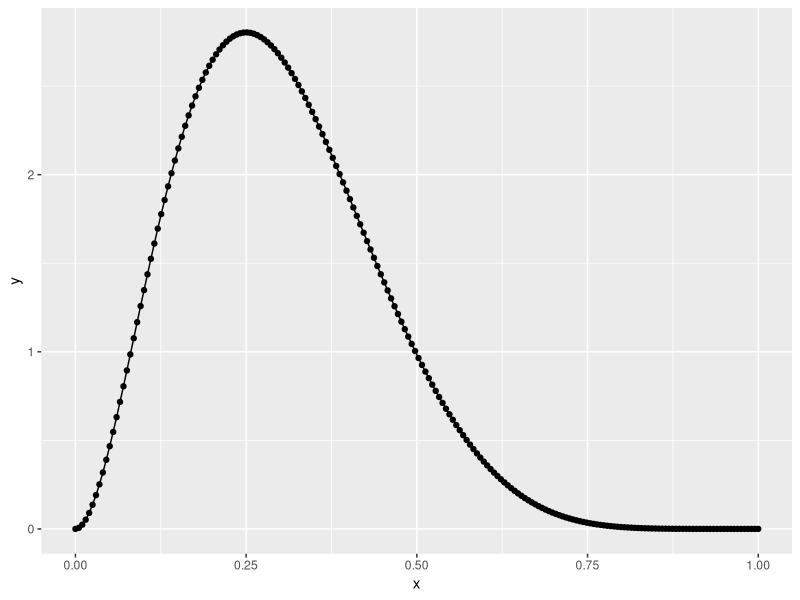
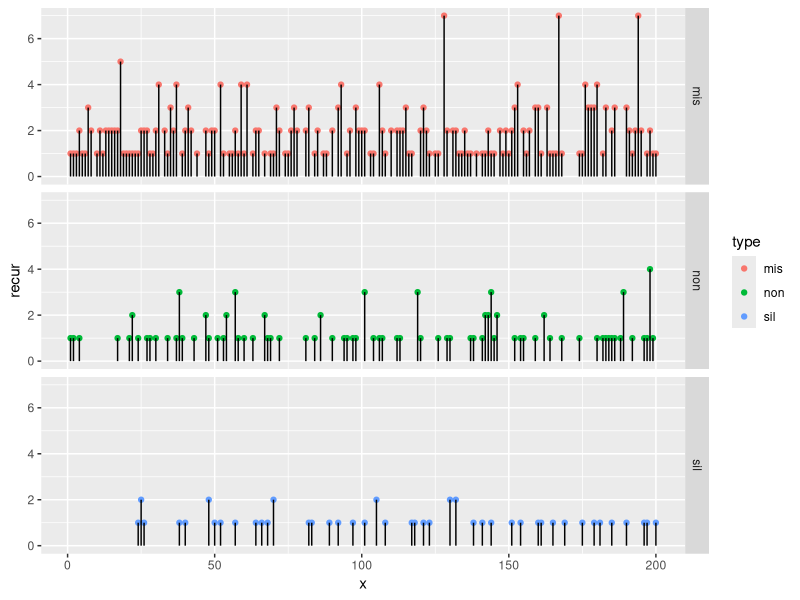

These figures' R source, in order:
## ---- chunk 1
library(ggplot2)
x<-seq(0,1,length.out = 200)

df=data.frame(x=x,y=dbeta(x,3,7))

g<-ggplot(data=df,aes(x=x,y=y))+
  geom_point()+
  geom_line()

print(g)

## ---- chunk 2
library(ggplot2)
library(dplyr)

missense=data.frame(x=sample(200,300,replace=T),type="mis",stringsAsFactors = FALSE)
nonsense=data.frame(x=sample(200,100,replace=T),type="non",stringsAsFactors = FALSE)
silent=data.frame(x=sample(200,50,replace=T),type="sil",stringsAsFactors = FALSE)

maf<-rbind(missense,nonsense,silent)

maf.summ<-maf %>% group_by(x,type) %>% summarise(recur=n()) 
g<-ggplot(data=maf.summ,aes(x=x,y=recur))+
  geom_point(aes(colour=type),alpha=1)+
  geom_segment(aes(xend=x,yend=0))+
  facet_grid(facets= type ~ .)
print(g)


